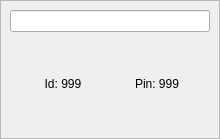
<?xml version="1.0" encoding="UTF-8"?>
<ui version="4.0">
 <class>Form</class>
 <widget class="QWidget" name="Form">
  <property name="geometry">
   <rect>
    <x>0</x>
    <y>0</y>
    <width>220</width>
    <height>139</height>
   </rect>
  </property>
  <property name="windowTitle">
   <string>Form</string>
  </property>
  <layout class="QVBoxLayout" name="verticalLayout">
   <property name="spacing">
    <number>0</number>
   </property>
   <property name="leftMargin">
    <number>0</number>
   </property>
   <property name="topMargin">
    <number>0</number>
   </property>
   <property name="rightMargin">
    <number>0</number>
   </property>
   <property name="bottomMargin">
    <number>0</number>
   </property>
   <item>
    <widget class="QFrame" name="frame">
     <property name="frameShape">
      <enum>QFrame::StyledPanel</enum>
     </property>
     <property name="frameShadow">
      <enum>QFrame::Raised</enum>
     </property>
     <layout class="QVBoxLayout" name="verticalLayout_2">
      <item>
       <widget class="QLineEdit" name="motor_name_tb">
        <property name="styleSheet">
         <string notr="true">font: 75 12pt &quot;Noto Sans&quot;;</string>
        </property>
        <property name="alignment">
         <set>Qt::AlignCenter</set>
        </property>
        <property name="readOnly">
         <bool>true</bool>
        </property>
       </widget>
      </item>
      <item>
       <widget class="QWidget" name="widget" native="true">
        <layout class="QHBoxLayout" name="horizontalLayout">
         <item>
          <widget class="QLabel" name="id_lb">
           <property name="styleSheet">
            <string notr="true">font: 75 12pt &quot;Noto Sans&quot;;</string>
           </property>
           <property name="text">
            <string>Id: 999</string>
           </property>
           <property name="textFormat">
            <enum>Qt::AutoText</enum>
           </property>
           <property name="scaledContents">
            <bool>false</bool>
           </property>
           <property name="alignment">
            <set>Qt::AlignCenter</set>
           </property>
          </widget>
         </item>
         <item>
          <widget class="QLabel" name="pin_lb">
           <property name="styleSheet">
            <string notr="true">font: 75 12pt &quot;Noto Sans&quot;;</string>
           </property>
           <property name="text">
            <string>Pin: 999</string>
           </property>
           <property name="alignment">
            <set>Qt::AlignCenter</set>
           </property>
           <property name="wordWrap">
            <bool>false</bool>
           </property>
          </widget>
         </item>
        </layout>
       </widget>
      </item>
     </layout>
    </widget>
   </item>
  </layout>
 </widget>
 <resources/>
 <connections/>
</ui>
